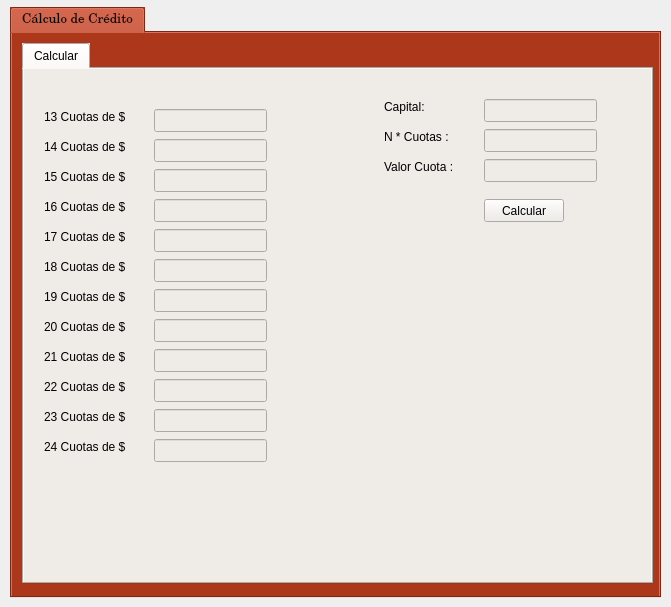
<?xml version="1.0" encoding="UTF-8"?>
<ui version="4.0">
 <class>form_credito_calcular</class>
 <widget class="QWidget" name="form_credito_calcular">
  <property name="geometry">
   <rect>
    <x>0</x>
    <y>0</y>
    <width>671</width>
    <height>607</height>
   </rect>
  </property>
  <property name="windowTitle">
   <string>Calcular Crédito</string>
  </property>
  <property name="styleSheet">
   <string notr="true">selection-background-color: rgb(218, 175, 158);
selection-color: rgb(0, 0, 0);
font:  75 10Pt &quot;Century Schoolbook L&quot;;</string>
  </property>
  <widget class="QTabWidget" name="tabWidget">
   <property name="geometry">
    <rect>
     <x>10</x>
     <y>7</y>
     <width>651</width>
     <height>591</height>
    </rect>
   </property>
   <property name="font">
    <font>
     <family>Century Schoolbook L</family>
     <pointsize>10</pointsize>
     <weight>9</weight>
     <italic>false</italic>
     <bold>false</bold>
    </font>
   </property>
   <property name="styleSheet">
    <string notr="true">background-color: rgb(172, 55, 26);
font:  75 10Pt &quot;Century Schoolbook L&quot;;</string>
   </property>
   <property name="currentIndex">
    <number>0</number>
   </property>
   <widget class="QWidget" name="tab">
    <attribute name="icon">
     <iconset>
      <normaloff>Íconos/calculadora.png</normaloff>Íconos/calculadora.png</iconset>
    </attribute>
    <attribute name="title">
     <string>Cálculo de Crédito</string>
    </attribute>
    <widget class="QTabWidget" name="tabWidget_2">
     <property name="geometry">
      <rect>
       <x>10</x>
       <y>10</y>
       <width>631</width>
       <height>541</height>
      </rect>
     </property>
     <property name="styleSheet">
      <string notr="true">background-color: rgb(239, 235, 231);</string>
     </property>
     <property name="currentIndex">
      <number>0</number>
     </property>
     <widget class="QWidget" name="tab_2">
      <attribute name="icon">
       <iconset>
        <normaloff>Íconos/calculadora.png</normaloff>Íconos/calculadora.png</iconset>
      </attribute>
      <attribute name="title">
       <string>Calcular</string>
      </attribute>
      <widget class="QLineEdit" name="lne_cta_13">
       <property name="geometry">
        <rect>
         <x>130</x>
         <y>40</y>
         <width>113</width>
         <height>23</height>
        </rect>
       </property>
      </widget>
      <widget class="QLineEdit" name="lne_cta_14">
       <property name="geometry">
        <rect>
         <x>130</x>
         <y>70</y>
         <width>113</width>
         <height>23</height>
        </rect>
       </property>
      </widget>
      <widget class="QLineEdit" name="lne_cta_15">
       <property name="geometry">
        <rect>
         <x>130</x>
         <y>100</y>
         <width>113</width>
         <height>23</height>
        </rect>
       </property>
      </widget>
      <widget class="QLabel" name="label">
       <property name="geometry">
        <rect>
         <x>20</x>
         <y>40</y>
         <width>101</width>
         <height>16</height>
        </rect>
       </property>
       <property name="text">
        <string>13 Cuotas de $</string>
       </property>
      </widget>
      <widget class="QLabel" name="label_2">
       <property name="geometry">
        <rect>
         <x>20</x>
         <y>70</y>
         <width>101</width>
         <height>16</height>
        </rect>
       </property>
       <property name="text">
        <string>14 Cuotas de $</string>
       </property>
      </widget>
      <widget class="QLabel" name="label_3">
       <property name="geometry">
        <rect>
         <x>20</x>
         <y>130</y>
         <width>101</width>
         <height>16</height>
        </rect>
       </property>
       <property name="text">
        <string>16 Cuotas de $</string>
       </property>
      </widget>
      <widget class="QLabel" name="label_4">
       <property name="geometry">
        <rect>
         <x>20</x>
         <y>220</y>
         <width>101</width>
         <height>16</height>
        </rect>
       </property>
       <property name="text">
        <string>19 Cuotas de $</string>
       </property>
      </widget>
      <widget class="QLabel" name="label_5">
       <property name="geometry">
        <rect>
         <x>20</x>
         <y>190</y>
         <width>101</width>
         <height>16</height>
        </rect>
       </property>
       <property name="text">
        <string>18 Cuotas de $</string>
       </property>
      </widget>
      <widget class="QLabel" name="label_6">
       <property name="geometry">
        <rect>
         <x>20</x>
         <y>160</y>
         <width>101</width>
         <height>16</height>
        </rect>
       </property>
       <property name="text">
        <string>17 Cuotas de $</string>
       </property>
      </widget>
      <widget class="QLabel" name="label_7">
       <property name="geometry">
        <rect>
         <x>20</x>
         <y>100</y>
         <width>101</width>
         <height>16</height>
        </rect>
       </property>
       <property name="text">
        <string>15 Cuotas de $</string>
       </property>
      </widget>
      <widget class="QLabel" name="label_8">
       <property name="geometry">
        <rect>
         <x>20</x>
         <y>250</y>
         <width>101</width>
         <height>16</height>
        </rect>
       </property>
       <property name="text">
        <string>20 Cuotas de $</string>
       </property>
      </widget>
      <widget class="QLabel" name="label_9">
       <property name="geometry">
        <rect>
         <x>20</x>
         <y>280</y>
         <width>101</width>
         <height>16</height>
        </rect>
       </property>
       <property name="text">
        <string>21 Cuotas de $</string>
       </property>
      </widget>
      <widget class="QLabel" name="label_10">
       <property name="geometry">
        <rect>
         <x>20</x>
         <y>310</y>
         <width>101</width>
         <height>16</height>
        </rect>
       </property>
       <property name="text">
        <string>22 Cuotas de $</string>
       </property>
      </widget>
      <widget class="QLabel" name="label_11">
       <property name="geometry">
        <rect>
         <x>20</x>
         <y>340</y>
         <width>101</width>
         <height>16</height>
        </rect>
       </property>
       <property name="text">
        <string>23 Cuotas de $</string>
       </property>
      </widget>
      <widget class="QLabel" name="label_12">
       <property name="geometry">
        <rect>
         <x>20</x>
         <y>370</y>
         <width>101</width>
         <height>16</height>
        </rect>
       </property>
       <property name="text">
        <string>24 Cuotas de $</string>
       </property>
      </widget>
      <widget class="QLineEdit" name="lne_cta_16">
       <property name="geometry">
        <rect>
         <x>130</x>
         <y>130</y>
         <width>113</width>
         <height>23</height>
        </rect>
       </property>
      </widget>
      <widget class="QLineEdit" name="lne_cta_17">
       <property name="geometry">
        <rect>
         <x>130</x>
         <y>160</y>
         <width>113</width>
         <height>23</height>
        </rect>
       </property>
      </widget>
      <widget class="QLineEdit" name="lne_cta_18">
       <property name="geometry">
        <rect>
         <x>130</x>
         <y>190</y>
         <width>113</width>
         <height>23</height>
        </rect>
       </property>
      </widget>
      <widget class="QLineEdit" name="lne_cta_19">
       <property name="geometry">
        <rect>
         <x>130</x>
         <y>220</y>
         <width>113</width>
         <height>23</height>
        </rect>
       </property>
      </widget>
      <widget class="QLineEdit" name="lne_cta_20">
       <property name="geometry">
        <rect>
         <x>130</x>
         <y>250</y>
         <width>113</width>
         <height>23</height>
        </rect>
       </property>
      </widget>
      <widget class="QLineEdit" name="lne_cta_21">
       <property name="geometry">
        <rect>
         <x>130</x>
         <y>280</y>
         <width>113</width>
         <height>23</height>
        </rect>
       </property>
      </widget>
      <widget class="QLineEdit" name="lne_cta_22">
       <property name="geometry">
        <rect>
         <x>130</x>
         <y>310</y>
         <width>113</width>
         <height>23</height>
        </rect>
       </property>
      </widget>
      <widget class="QLineEdit" name="lne_cta_23">
       <property name="geometry">
        <rect>
         <x>130</x>
         <y>340</y>
         <width>113</width>
         <height>23</height>
        </rect>
       </property>
      </widget>
      <widget class="QLineEdit" name="lne_cta_24">
       <property name="geometry">
        <rect>
         <x>130</x>
         <y>370</y>
         <width>113</width>
         <height>23</height>
        </rect>
       </property>
      </widget>
      <widget class="QLabel" name="label_25">
       <property name="geometry">
        <rect>
         <x>360</x>
         <y>30</y>
         <width>59</width>
         <height>15</height>
        </rect>
       </property>
       <property name="text">
        <string>Capital:</string>
       </property>
      </widget>
      <widget class="QLabel" name="label_26">
       <property name="geometry">
        <rect>
         <x>360</x>
         <y>60</y>
         <width>81</width>
         <height>16</height>
        </rect>
       </property>
       <property name="text">
        <string>N * Cuotas :</string>
       </property>
      </widget>
      <widget class="QLabel" name="label_27">
       <property name="geometry">
        <rect>
         <x>360</x>
         <y>90</y>
         <width>81</width>
         <height>16</height>
        </rect>
       </property>
       <property name="text">
        <string>Valor Cuota :</string>
       </property>
      </widget>
      <widget class="QLineEdit" name="lne_capital">
       <property name="geometry">
        <rect>
         <x>460</x>
         <y>30</y>
         <width>113</width>
         <height>23</height>
        </rect>
       </property>
      </widget>
      <widget class="QLineEdit" name="lne_cant_cta">
       <property name="geometry">
        <rect>
         <x>460</x>
         <y>60</y>
         <width>113</width>
         <height>23</height>
        </rect>
       </property>
      </widget>
      <widget class="QLineEdit" name="lne_valor_cta">
       <property name="geometry">
        <rect>
         <x>460</x>
         <y>90</y>
         <width>113</width>
         <height>23</height>
        </rect>
       </property>
      </widget>
      <widget class="QPushButton" name="boton_calcular">
       <property name="geometry">
        <rect>
         <x>460</x>
         <y>130</y>
         <width>80</width>
         <height>23</height>
        </rect>
       </property>
       <property name="text">
        <string>Calcular</string>
       </property>
      </widget>
     </widget>
    </widget>
   </widget>
  </widget>
 </widget>
 <resources/>
 <connections/>
</ui>
